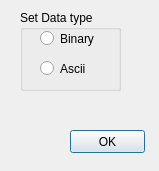
<?xml version="1.0" encoding="UTF-8"?>
<ui version="4.0">
 <class>FileType</class>
 <widget class="QDialog" name="FileType">
  <property name="geometry">
   <rect>
    <x>0</x>
    <y>0</y>
    <width>159</width>
    <height>171</height>
   </rect>
  </property>
  <property name="windowTitle">
   <string>Data Type</string>
  </property>
  <widget class="QGroupBox" name="groupBox">
   <property name="geometry">
    <rect>
     <x>20</x>
     <y>10</y>
     <width>101</width>
     <height>81</height>
    </rect>
   </property>
   <property name="title">
    <string>Set Data type</string>
   </property>
   <widget class="QRadioButton" name="rbBinary">
    <property name="geometry">
     <rect>
      <x>20</x>
      <y>20</y>
      <width>61</width>
      <height>17</height>
     </rect>
    </property>
    <property name="text">
     <string>Binary</string>
    </property>
   </widget>
   <widget class="QRadioButton" name="rbAscii">
    <property name="geometry">
     <rect>
      <x>20</x>
      <y>50</y>
      <width>51</width>
      <height>17</height>
     </rect>
    </property>
    <property name="text">
     <string>Ascii</string>
    </property>
   </widget>
  </widget>
  <widget class="QPushButton" name="OKButton">
   <property name="geometry">
    <rect>
     <x>70</x>
     <y>130</y>
     <width>75</width>
     <height>23</height>
    </rect>
   </property>
   <property name="text">
    <string>OK</string>
   </property>
  </widget>
 </widget>
 <resources/>
 <connections/>
</ui>
